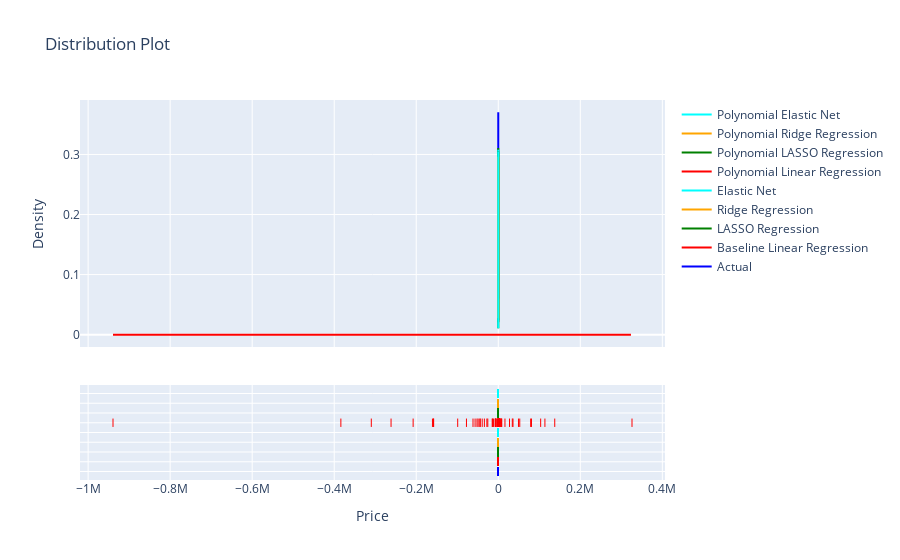

The code cell stored with this chart in its notebook:
### Code cell
import plotly.figure_factory as ff

grouped_combined_vis = [combined_vis[combined_vis['col'] == col]['Price'] for col in combined_vis['col'].unique()]
group_labels = ['Actual', 'Baseline Linear Regression',
                'LASSO Regression', 'Ridge Regression', 'Elastic Net',
                'Polynomial Linear Regression','Polynomial LASSO Regression',
                'Polynomial Ridge Regression', 'Polynomial Elastic Net']
# Create a distplot using Plotly
fig = ff.create_distplot(
    grouped_combined_vis, 
    group_labels, 
    colors=['blue', 'red', 'green', 'orange', 'cyan',
            'red', 'green', 'orange', 'cyan'], 
    show_hist=False
)

# Update layout settings if needed
fig.update_layout(
    title='Distribution Plot',
    xaxis_title='Price',
    yaxis_title='Density'
)

# Show the plot
fig.show()

### Figure 1 — Plotly figure (JSON) as saved in the notebook; plotly's stock layout.template omitted (floating-point values rounded to 4 significant figures; data arrays with more than 128 entries replaced by an {"elided": "..."} marker saying what was removed)
{"data": [{"legendgroup": "Actual", "marker": {"color": "blue"}, "mode": "lines", "name": "Actual", "showlegend": true, "type": "scatter", "x": {"elided": "500 float values"}, "xaxis": "x", "y": {"elided": "500 float values"}, "yaxis": "y"}, {"legendgroup": "Baseline Linear Regression", "marker": {"color": "red"}, "mode": "lines", "name": "Baseline Linear Regression", "showlegend": true, "type": "scatter", "x": {"elided": "500 float values"}, "xaxis": "x", "y": {"elided": "500 float values"}, "yaxis": "y"}, {"legendgroup": "LASSO Regression", "marker": {"color": "green"}, "mode": "lines", "name": "LASSO Regression", "showlegend": true, "type": "scatter", "x": {"elided": "500 float values"}, "xaxis": "x", "y": {"elided": "500 float values"}, "yaxis": "y"}, {"legendgroup": "Ridge Regression", "marker": {"color": "orange"}, "mode": "lines", "name": "Ridge Regression", "showlegend": true, "type": "scatter", "x": {"elided": "500 float values"}, "xaxis": "x", "y": {"elided": "500 float values"}, "yaxis": "y"}, {"legendgroup": "Elastic Net", "marker": {"color": "cyan"}, "mode": "lines", "name": "Elastic Net", "showlegend": true, "type": "scatter", "x": {"elided": "500 float values"}, "xaxis": "x", "y": {"elided": "500 float values"}, "yaxis": "y"}, {"legendgroup": "Polynomial Linear Regression", "marker": {"color": "red"}, "mode": "lines", "name": "Polynomial Linear Regression", "showlegend": true, "type": "scatter", "x": {"elided": "500 float values"}, "xaxis": "x", "y": {"elided": "500 float values"}, "yaxis": "y"}, {"legendgroup": "Polynomial LASSO Regression", "marker": {"color": "green"}, "mode": "lines", "name": "Polynomial LASSO Regression", "showlegend": true, "type": "scatter", "x": {"elided": "500 float values"}, "xaxis": "x", "y": {"elided": "500 float values"}, "yaxis": "y"}, {"legendgroup": "Polynomial Ridge Regression", "marker": {"color": "orange"}, "mode": "lines", "name": "Polynomial Ridge Regression", "showlegend": true, "type": "scatter", "x": {"elided": "500 float values"}, "xaxis": "x", "y": {"elided": "500 float values"}, "yaxis": "y"}, {"legendgroup": "Polynomial Elastic Net", "marker": {"color": "cyan"}, "mode": "lines", "name": "Polynomial Elastic Net", "showlegend": true, "type": "scatter", "x": {"elided": "500 float values"}, "xaxis": "x", "y": {"elided": "500 float values"}, "yaxis": "y"}, {"legendgroup": "Actual", "marker": {"color": "blue", "symbol": "line-ns-open"}, "mode": "markers", "name": "Actual", "showlegend": false, "type": "scatter", "x": [1.69, 0.9561, -0.2659, 0.2107, 1.591, -0.7754, -0.7792, -0.3396, -0.1138, -0.7837, 0.4395, -0.6311, 0.9929, -0.1612, 1.987, -1.298, -2.046, 0.3394, -0.6466, -0.1677, -0.5523, 0.4686, -0.6277, -1.303, -1.206, 1.995, -0.2438, 0.4567, -0.7081, 0.3872, 1.467, -1.423, -0.7418, 1.234, -0.8137, 1.588, 0.1036, 0.04282, -0.4312, 0.6001, -0.8951, 0.9984, 0.729, -1.109, -0.8819, -0.3826, -1.423, -1.054, 0.8666, 0.3908, -1.39, 0.8327, -1.035, -0.4225, -0.9378, 0.6916, -0.5662, 0.2099, 1.888, -1.891, -0.3461, 0.8954], "xaxis": "x", "y": ["Actual", "Actual", "Actual", "Actual", "Actual", "Actual", "Actual", "Actual", "Actual", "Actual", "Actual", "Actual", "Actual", "Actual", "Actual", "Actual", "Actual", "Actual", "Actual", "Actual", "Actual", "Actual", "Actual", "Actual", "Actual", "Actual", "Actual", "Actual", "Actual", "Actual", "Actual", "Actual", "Actual", "Actual", "Actual", "Actual", "Actual", "Actual", "Actual", "Actual", "Actual", "Actual", "Actual", "Actual", "Actual", "Actual", "Actual", "Actual", "Actual", "Actual", "Actual", "Actual", "Actual", "Actual", "Actual", "Actual", "Actual", "Actual", "Actual", "Actual", "Actual", "Actual"], "yaxis": "y2"}, {"legendgroup": "Baseline Linear Regression", "marker": {"color": "red", "symbol": "line-ns-open"}, "mode": "markers", "name": "Baseline Linear Regression", "showlegend": false, "type": "scatter", "x": [1.772, 1.674, -0.4236, 0.7301, 1.434, -1.145, -0.4005, -0.7518, -0.3972, -0.4208, 0.7166, -0.9318, 0.8607, -0.2515, 2.414, -1.291, -2.938, 0.2669, -0.5322, -0.2892, -0.3719, 0.8823, -1.316, -2.321, -1.121, 1.938, 0.2082, 0.6928, -1.202, 0.7291, 1.562, -1.229, -0.5182, 0.9374, -0.7478, 1.577, 0.2801, 0.4873, -1.282, 0.2995, -1.136, 0.4308, 0.719, -1.109, -1.094, -0.4832, -1.229, -1.665, 0.6106, 0.2937, -1.521, 1.03, -1.128, -0.256, -1.206, 0.3968, 0.2095, 0.4873, 2.357, -1.694, -0.4404, 0.7764], "xaxis": "x", "y": ["Baseline Linear Regression", "Baseline Linear Regression", "Baseline Linear Regression", "Baseline Linear Regression", "Baseline Linear Regression", "Baseline Linear Regression", "Baseline Linear Regression", "Baseline Linear Regression", "Baseline Linear Regression", "Baseline Linear Regression", "Baseline Linear Regression", "Baseline Linear Regression", "Baseline Linear Regression", "Baseline Linear Regression", "Baseline Linear Regression", "Baseline Linear Regression", "Baseline Linear Regression", "Baseline Linear Regression", "Baseline Linear Regression", "Baseline Linear Regression", "Baseline Linear Regression", "Baseline Linear Regression", "Baseline Linear Regression", "Baseline Linear Regression", "Baseline Linear Regression", "Baseline Linear Regression", "Baseline Linear Regression", "Baseline Linear Regression", "Baseline Linear Regression", "Baseline Linear Regression", "Baseline Linear Regression", "Baseline Linear Regression", "Baseline Linear Regression", "Baseline Linear Regression", "Baseline Linear Regression", "Baseline Linear Regression", "Baseline Linear Regression", "Baseline Linear Regression", "Baseline Linear Regression", "Baseline Linear Regression", "Baseline Linear Regression", "Baseline Linear Regression", "Baseline Linear Regression", "Baseline Linear Regression", "Baseline Linear Regression", "Baseline Linear Regression", "Baseline Linear Regression", "Baseline Linear Regression", "Baseline Linear Regression", "Baseline Linear Regression", "Baseline Linear Regression", "Baseline Linear Regression", "Baseline Linear Regression", "Baseline Linear Regression", "Baseline Linear Regression", "Baseline Linear Regression", "Baseline Linear Regression", "Baseline Linear Regression", "Baseline Linear Regression", "Baseline Linear Regression", "Baseline Linear Regression", "Baseline Linear Regression"], "yaxis": "y2"}, {"legendgroup": "LASSO Regression", "marker": {"color": "green", "symbol": "line-ns-open"}, "mode": "markers", "name": "LASSO Regression", "showlegend": false, "type": "scatter", "x": [1.611, 1.234, -0.4577, 0.6992, 1.531, -1.176, -0.5749, -0.7917, -0.3472, -0.3745, 0.6704, -0.8131, 0.734, -0.2782, 1.977, -1.276, -2.751, 0.3484, -0.4741, -0.2702, -0.3464, 0.8674, -1.08, -2.249, -1.133, 1.772, 0.3402, 0.7012, -1.179, 0.8238, 1.591, -1.273, -0.6808, 1.078, -0.7606, 1.653, 0.07765, 0.3243, -1.409, 0.3952, -1.015, 0.3853, 0.7528, -1.007, -1.072, -0.5565, -1.273, -1.374, 0.6407, 0.335, -1.626, 1.058, -1.052, -0.2612, -1.186, 0.4354, 0.3422, 0.3243, 1.691, -1.616, -0.5174, 1.001], "xaxis": "x", "y": ["LASSO Regression", "LASSO Regression", "LASSO Regression", "LASSO Regression", "LASSO Regression", "LASSO Regression", "LASSO Regression", "LASSO Regression", "LASSO Regression", "LASSO Regression", "LASSO Regression", "LASSO Regression", "LASSO Regression", "LASSO Regression", "LASSO Regression", "LASSO Regression", "LASSO Regression", "LASSO Regression", "LASSO Regression", "LASSO Regression", "LASSO Regression", "LASSO Regression", "LASSO Regression", "LASSO Regression", "LASSO Regression", "LASSO Regression", "LASSO Regression", "LASSO Regression", "LASSO Regression", "LASSO Regression", "LASSO Regression", "LASSO Regression", "LASSO Regression", "LASSO Regression", "LASSO Regression", "LASSO Regression", "LASSO Regression", "LASSO Regression", "LASSO Regression", "LASSO Regression", "LASSO Regression", "LASSO Regression", "LASSO Regression", "LASSO Regression", "LASSO Regression", "LASSO Regression", "LASSO Regression", "LASSO Regression", "LASSO Regression", "LASSO Regression", "LASSO Regression", "LASSO Regression", "LASSO Regression", "LASSO Regression", "LASSO Regression", "LASSO Regression", "LASSO Regression", "LASSO Regression", "LASSO Regression", "LASSO Regression", "LASSO Regression", "LASSO Regression"], "yaxis": "y2"}, {"legendgroup": "Ridge Regression", "marker": {"color": "orange", "symbol": "line-ns-open"}, "mode": "markers", "name": "Ridge Regression", "showlegend": false, "type": "scatter", "x": [1.655, 1.33, -0.4519, 0.7012, 1.517, -1.183, -0.5179, -0.7739, -0.2964, -0.3882, 0.6728, -0.8401, 0.7761, -0.2797, 2.024, -1.288, -2.857, 0.2899, -0.4969, -0.2028, -0.336, 0.8723, -1.061, -2.252, -1.144, 1.837, 0.3567, 0.7136, -1.215, 0.7919, 1.599, -1.277, -0.6707, 1.128, -0.7733, 1.741, 0.2146, 0.3918, -1.384, 0.3363, -1.0, 0.3943, 0.7583, -1.022, -1.099, -0.5097, -1.277, -1.407, 0.6396, 0.358, -1.623, 1.025, -1.073, -0.2672, -1.221, 0.3965, 0.3587, 0.3918, 1.804, -1.645, -0.4876, 0.9673], "xaxis": "x", "y": ["Ridge Regression", "Ridge Regression", "Ridge Regression", "Ridge Regression", "Ridge Regression", "Ridge Regression", "Ridge Regression", "Ridge Regression", "Ridge Regression", "Ridge Regression", "Ridge Regression", "Ridge Regression", "Ridge Regression", "Ridge Regression", "Ridge Regression", "Ridge Regression", "Ridge Regression", "Ridge Regression", "Ridge Regression", "Ridge Regression", "Ridge Regression", "Ridge Regression", "Ridge Regression", "Ridge Regression", "Ridge Regression", "Ridge Regression", "Ridge Regression", "Ridge Regression", "Ridge Regression", "Ridge Regression", "Ridge Regression", "Ridge Regression", "Ridge Regression", "Ridge Regression", "Ridge Regression", "Ridge Regression", "Ridge Regression", "Ridge Regression", "Ridge Regression", "Ridge Regression", "Ridge Regression", "Ridge Regression", "Ridge Regression", "Ridge Regression", "Ridge Regression", "Ridge Regression", "Ridge Regression", "Ridge Regression", "Ridge Regression", "Ridge Regression", "Ridge Regression", "Ridge Regression", "Ridge Regression", "Ridge Regression", "Ridge Regression", "Ridge Regression", "Ridge Regression", "Ridge Regression", "Ridge Regression", "Ridge Regression", "Ridge Regression", "Ridge Regression"], "yaxis": "y2"}, {"legendgroup": "Elastic Net", "marker": {"color": "cyan", "symbol": "line-ns-open"}, "mode": "markers", "name": "Elastic Net", "showlegend": false, "type": "scatter", "x": [1.605, 1.235, -0.4598, 0.6902, 1.527, -1.183, -0.5608, -0.7811, -0.3266, -0.3757, 0.6637, -0.8185, 0.7449, -0.269, 1.958, -1.275, -2.813, 0.3317, -0.4766, -0.246, -0.3408, 0.8793, -1.058, -2.258, -1.133, 1.772, 0.3558, 0.7029, -1.196, 0.8299, 1.592, -1.271, -0.6869, 1.108, -0.7561, 1.689, 0.09687, 0.325, -1.409, 0.3796, -1.002, 0.3949, 0.769, -1.011, -1.083, -0.5407, -1.271, -1.369, 0.6333, 0.3235, -1.634, 1.048, -1.07, -0.2578, -1.202, 0.4136, 0.3579, 0.325, 1.699, -1.628, -0.5047, 1.004], "xaxis": "x", "y": ["Elastic Net", "Elastic Net", "Elastic Net", "Elastic Net", "Elastic Net", "Elastic Net", "Elastic Net", "Elastic Net", "Elastic Net", "Elastic Net", "Elastic Net", "Elastic Net", "Elastic Net", "Elastic Net", "Elastic Net", "Elastic Net", "Elastic Net", "Elastic Net", "Elastic Net", "Elastic Net", "Elastic Net", "Elastic Net", "Elastic Net", "Elastic Net", "Elastic Net", "Elastic Net", "Elastic Net", "Elastic Net", "Elastic Net", "Elastic Net", "Elastic Net", "Elastic Net", "Elastic Net", "Elastic Net", "Elastic Net", "Elastic Net", "Elastic Net", "Elastic Net", "Elastic Net", "Elastic Net", "Elastic Net", "Elastic Net", "Elastic Net", "Elastic Net", "Elastic Net", "Elastic Net", "Elastic Net", "Elastic Net", "Elastic Net", "Elastic Net", "Elastic Net", "Elastic Net", "Elastic Net", "Elastic Net", "Elastic Net", "Elastic Net", "Elastic Net", "Elastic Net", "Elastic Net", "Elastic Net", "Elastic Net", "Elastic Net"], "yaxis": "y2"}, {"legendgroup": "Polynomial Linear Regression", "marker": {"color": "red", "symbol": "line-ns-open"}, "mode": "markers", "name": "Polynomial Linear Regression", "showlegend": false, "type": "scatter", "x": [-207600.0, 113700.0, 2892.0, -1643.0, -939400.0, 8582.0, -7232.0, -11480.0, -33850.0, 6783.0, 27400.0, -279.8, -98900.0, -5317.0, -309500.0, 2461.0, -157700.0, -14260.0, -4972.0, -51860.0, -0.0879, 34260.0, -261400.0, 35940.0, -0.8443, -160400.0, -45060.0, 4997.0, 78990.0, 4571.0, -383800.0, -1700.0, -49040.0, 103400.0, 536.8, 137700.0, -27790.0, 2942.0, 597.4, 668.8, -6831.0, -77540.0, -61600.0, 7672.0, -80.95, -7263.0, -1700.0, 3326.0, 0.9822, -157800.0, -14620.0, 16330.0, -56500.0, -25490.0, 80980.0, 52410.0, -43760.0, 2942.0, 326100.0, 3556.0, -39150.0, 49270.0], "xaxis": "x", "y": ["Polynomial Linear Regression", "Polynomial Linear Regression", "Polynomial Linear Regression", "Polynomial Linear Regression", "Polynomial Linear Regression", "Polynomial Linear Regression", "Polynomial Linear Regression", "Polynomial Linear Regression", "Polynomial Linear Regression", "Polynomial Linear Regression", "Polynomial Linear Regression", "Polynomial Linear Regression", "Polynomial Linear Regression", "Polynomial Linear Regression", "Polynomial Linear Regression", "Polynomial Linear Regression", "Polynomial Linear Regression", "Polynomial Linear Regression", "Polynomial Linear Regression", "Polynomial Linear Regression", "Polynomial Linear Regression", "Polynomial Linear Regression", "Polynomial Linear Regression", "Polynomial Linear Regression", "Polynomial Linear Regression", "Polynomial Linear Regression", "Polynomial Linear Regression", "Polynomial Linear Regression", "Polynomial Linear Regression", "Polynomial Linear Regression", "Polynomial Linear Regression", "Polynomial Linear Regression", "Polynomial Linear Regression", "Polynomial Linear Regression", "Polynomial Linear Regression", "Polynomial Linear Regression", "Polynomial Linear Regression", "Polynomial Linear Regression", "Polynomial Linear Regression", "Polynomial Linear Regression", "Polynomial Linear Regression", "Polynomial Linear Regression", "Polynomial Linear Regression", "Polynomial Linear Regression", "Polynomial Linear Regression", "Polynomial Linear Regression", "Polynomial Linear Regression", "Polynomial Linear Regression", "Polynomial Linear Regression", "Polynomial Linear Regression", "Polynomial Linear Regression", "Polynomial Linear Regression", "Polynomial Linear Regression", "Polynomial Linear Regression", "Polynomial Linear Regression", "Polynomial Linear Regression", "Polynomial Linear Regression", "Polynomial Linear Regression", "Polynomial Linear Regression", "Polynomial Linear Regression", "Polynomial Linear Regression", "Polynomial Linear Regression"], "yaxis": "y2"}, {"legendgroup": "Polynomial LASSO Regression", "marker": {"color": "green", "symbol": "line-ns-open"}, "mode": "markers", "name": "Polynomial LASSO Regression", "showlegend": false, "type": "scatter", "x": [1.043, 2.596, -0.4379, 1.075, 0.9943, -1.303, -0.7191, -0.8536, -0.4534, -0.3891, 0.9889, -0.8061, 0.4057, 0.07514, 0.8504, -1.42, -3.415, 0.2389, -0.6762, -0.6758, -0.3286, 0.5862, -1.792, -3.127, -0.7946, 1.508, -0.2188, 0.8028, -1.19, 0.7546, 1.033, -1.189, -1.022, 0.6172, -0.7803, 3.285, 0.06267, 0.4839, -1.157, 0.5542, -1.017, 0.04364, 0.9108, -0.9383, -1.189, -0.2682, -1.189, -1.496, 0.7813, -0.689, -1.638, 0.7136, -0.04448, -0.2338, -1.211, 0.3388, -0.21, 0.4839, 4.728, -2.031, -0.6308, 0.7665], "xaxis": "x", "y": ["Polynomial LASSO Regression", "Polynomial LASSO Regression", "Polynomial LASSO Regression", "Polynomial LASSO Regression", "Polynomial LASSO Regression", "Polynomial LASSO Regression", "Polynomial LASSO Regression", "Polynomial LASSO Regression", "Polynomial LASSO Regression", "Polynomial LASSO Regression", "Polynomial LASSO Regression", "Polynomial LASSO Regression", "Polynomial LASSO Regression", "Polynomial LASSO Regression", "Polynomial LASSO Regression", "Polynomial LASSO Regression", "Polynomial LASSO Regression", "Polynomial LASSO Regression", "Polynomial LASSO Regression", "Polynomial LASSO Regression", "Polynomial LASSO Regression", "Polynomial LASSO Regression", "Polynomial LASSO Regression", "Polynomial LASSO Regression", "Polynomial LASSO Regression", "Polynomial LASSO Regression", "Polynomial LASSO Regression", "Polynomial LASSO Regression", "Polynomial LASSO Regression", "Polynomial LASSO Regression", "Polynomial LASSO Regression", "Polynomial LASSO Regression", "Polynomial LASSO Regression", "Polynomial LASSO Regression", "Polynomial LASSO Regression", "Polynomial LASSO Regression", "Polynomial LASSO Regression", "Polynomial LASSO Regression", "Polynomial LASSO Regression", "Polynomial LASSO Regression", "Polynomial LASSO Regression", "Polynomial LASSO Regression", "Polynomial LASSO Regression", "Polynomial LASSO Regression", "Polynomial LASSO Regression", "Polynomial LASSO Regression", "Polynomial LASSO Regression", "Polynomial LASSO Regression", "Polynomial LASSO Regression", "Polynomial LASSO Regression", "Polynomial LASSO Regression", "Polynomial LASSO Regression", "Polynomial LASSO Regression", "Polynomial LASSO Regression", "Polynomial LASSO Regression", "Polynomial LASSO Regression", "Polynomial LASSO Regression", "Polynomial LASSO Regression", "Polynomial LASSO Regression", "Polynomial LASSO Regression", "Polynomial LASSO Regression", "Polynomial LASSO Regression"], "yaxis": "y2"}, {"legendgroup": "Polynomial Ridge Regression", "marker": {"color": "orange", "symbol": "line-ns-open"}, "mode": "markers", "name": "Polynomial Ridge Regression", "showlegend": false, "type": "scatter", "x": [1.696, 1.133, -0.4082, 0.4167, 1.215, -1.405, -0.5163, -0.7122, -0.3597, -0.362, 0.6534, -0.8869, 0.7314, -0.1651, 2.357, -1.311, -2.549, 0.3872, -0.2893, -0.2615, -0.2732, 0.9011, -1.199, -1.782, -0.997, 1.953, 0.341, 0.708, -1.349, 0.9357, 1.504, -1.343, -0.8794, 1.119, -0.7317, 1.359, 0.03226, 0.2893, -1.275, 0.4354, -0.9318, 0.4308, 0.6867, -1.012, -1.203, -0.6552, -1.343, -1.099, 0.7954, 0.437, -1.744, 0.8663, -1.034, -0.1067, -1.367, 0.4967, 0.3452, 0.2893, 1.779, -1.638, -0.5965, 1.077], "xaxis": "x", "y": ["Polynomial Ridge Regression", "Polynomial Ridge Regression", "Polynomial Ridge Regression", "Polynomial Ridge Regression", "Polynomial Ridge Regression", "Polynomial Ridge Regression", "Polynomial Ridge Regression", "Polynomial Ridge Regression", "Polynomial Ridge Regression", "Polynomial Ridge Regression", "Polynomial Ridge Regression", "Polynomial Ridge Regression", "Polynomial Ridge Regression", "Polynomial Ridge Regression", "Polynomial Ridge Regression", "Polynomial Ridge Regression", "Polynomial Ridge Regression", "Polynomial Ridge Regression", "Polynomial Ridge Regression", "Polynomial Ridge Regression", "Polynomial Ridge Regression", "Polynomial Ridge Regression", "Polynomial Ridge Regression", "Polynomial Ridge Regression", "Polynomial Ridge Regression", "Polynomial Ridge Regression", "Polynomial Ridge Regression", "Polynomial Ridge Regression", "Polynomial Ridge Regression", "Polynomial Ridge Regression", "Polynomial Ridge Regression", "Polynomial Ridge Regression", "Polynomial Ridge Regression", "Polynomial Ridge Regression", "Polynomial Ridge Regression", "Polynomial Ridge Regression", "Polynomial Ridge Regression", "Polynomial Ridge Regression", "Polynomial Ridge Regression", "Polynomial Ridge Regression", "Polynomial Ridge Regression", "Polynomial Ridge Regression", "Polynomial Ridge Regression", "Polynomial Ridge Regression", "Polynomial Ridge Regression", "Polynomial Ridge Regression", "Polynomial Ridge Regression", "Polynomial Ridge Regression", "Polynomial Ridge Regression", "Polynomial Ridge Regression", "Polynomial Ridge Regression", "Polynomial Ridge Regression", "Polynomial Ridge Regression", "Polynomial Ridge Regression", "Polynomial Ridge Regression", "Polynomial Ridge Regression", "Polynomial Ridge Regression", "Polynomial Ridge Regression", "Polynomial Ridge Regression", "Polynomial Ridge Regression", "Polynomial Ridge Regression", "Polynomial Ridge Regression"], "yaxis": "y2"}, {"legendgroup": "Polynomial Elastic Net", "marker": {"color": "cyan", "symbol": "line-ns-open"}, "mode": "markers", "name": "Polynomial Elastic Net", "showlegend": false, "type": "scatter", "x": [1.043, 2.595, -0.4379, 1.075, 0.9941, -1.303, -0.7193, -0.8536, -0.4535, -0.389, 0.9889, -0.806, 0.4056, 0.07514, 0.8506, -1.42, -3.415, 0.239, -0.6763, -0.6758, -0.3285, 0.5862, -1.792, -3.128, -0.7946, 1.508, -0.2188, 0.8028, -1.19, 0.7546, 1.033, -1.189, -1.022, 0.6167, -0.7802, 3.285, 0.06274, 0.4839, -1.157, 0.5542, -1.017, 0.04364, 0.9108, -0.9384, -1.189, -0.2682, -1.189, -1.496, 0.7813, -0.6885, -1.638, 0.7135, -0.04426, -0.2337, -1.211, 0.3387, -0.2099, 0.4839, 4.73, -2.031, -0.6307, 0.7664], "xaxis": "x", "y": ["Polynomial Elastic Net", "Polynomial Elastic Net", "Polynomial Elastic Net", "Polynomial Elastic Net", "Polynomial Elastic Net", "Polynomial Elastic Net", "Polynomial Elastic Net", "Polynomial Elastic Net", "Polynomial Elastic Net", "Polynomial Elastic Net", "Polynomial Elastic Net", "Polynomial Elastic Net", "Polynomial Elastic Net", "Polynomial Elastic Net", "Polynomial Elastic Net", "Polynomial Elastic Net", "Polynomial Elastic Net", "Polynomial Elastic Net", "Polynomial Elastic Net", "Polynomial Elastic Net", "Polynomial Elastic Net", "Polynomial Elastic Net", "Polynomial Elastic Net", "Polynomial Elastic Net", "Polynomial Elastic Net", "Polynomial Elastic Net", "Polynomial Elastic Net", "Polynomial Elastic Net", "Polynomial Elastic Net", "Polynomial Elastic Net", "Polynomial Elastic Net", "Polynomial Elastic Net", "Polynomial Elastic Net", "Polynomial Elastic Net", "Polynomial Elastic Net", "Polynomial Elastic Net", "Polynomial Elastic Net", "Polynomial Elastic Net", "Polynomial Elastic Net", "Polynomial Elastic Net", "Polynomial Elastic Net", "Polynomial Elastic Net", "Polynomial Elastic Net", "Polynomial Elastic Net", "Polynomial Elastic Net", "Polynomial Elastic Net", "Polynomial Elastic Net", "Polynomial Elastic Net", "Polynomial Elastic Net", "Polynomial Elastic Net", "Polynomial Elastic Net", "Polynomial Elastic Net", "Polynomial Elastic Net", "Polynomial Elastic Net", "Polynomial Elastic Net", "Polynomial Elastic Net", "Polynomial Elastic Net", "Polynomial Elastic Net", "Polynomial Elastic Net", "Polynomial Elastic Net", "Polynomial Elastic Net", "Polynomial Elastic Net"], "yaxis": "y2"}], "layout": {"barmode": "overlay", "hovermode": "closest", "legend": {"traceorder": "reversed"}, "title": {"text": "Distribution Plot"}, "xaxis": {"anchor": "y2", "domain": [0, 1], "title": {"text": "Price"}, "zeroline": false}, "yaxis": {"anchor": "free", "domain": [0.35, 1], "position": 0, "title": {"text": "Density"}}, "yaxis2": {"anchor": "x", "domain": [0, 0.25], "dtick": 1, "showticklabels": false}}}
